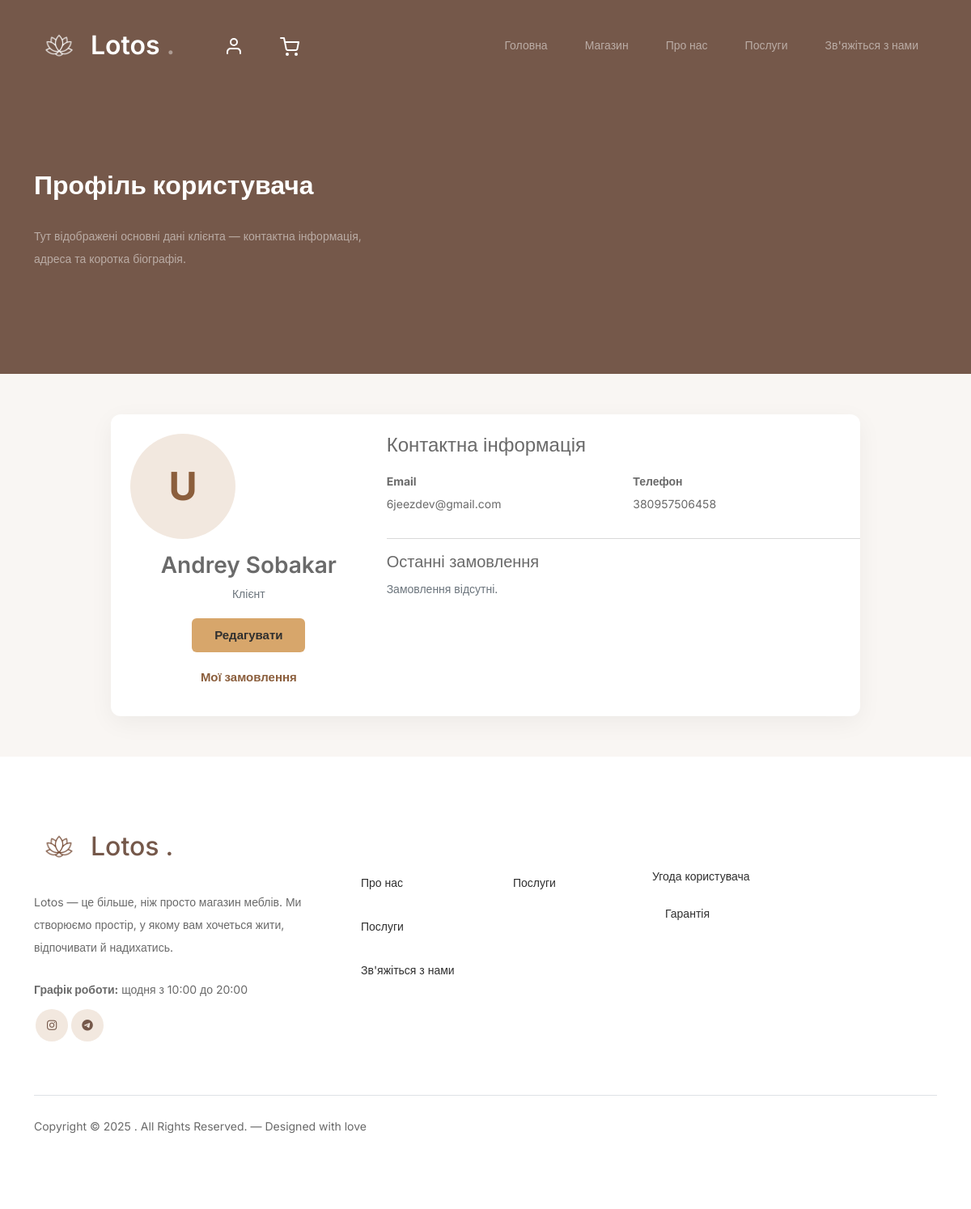
Page /profile (signed in) on the earlier database version.
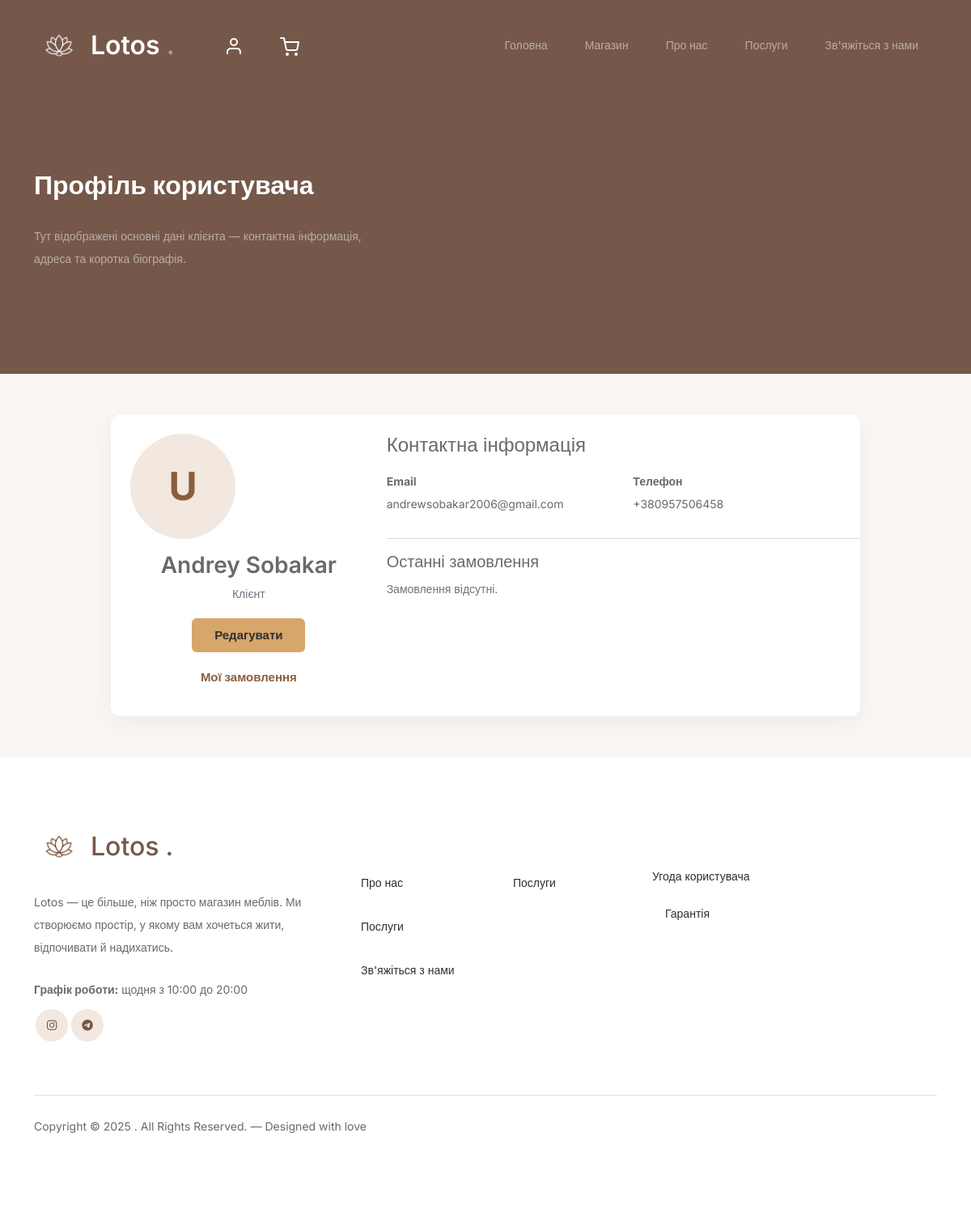
Same page on the later database version.
### models/models.py (models this page shows, shortened)
class User(Base):
    __tablename__ = "users"
    id = Column(Integer, primary_key=True)
    username = Column(String(150), unique=True, nullable=False)
    email = Column(String(255), unique=True, nullable=True)
    phone = Column(String(255), unique=True, nullable=False)
    hashed_password = Column(String(255), nullable=False)
    created_at = Column(DateTime, default=datetime.utcnow)
    cart = relationship(
        "Cart", back_populates="user", uselist=False, cascade="all, delete-orphan"
    )

### main.py (the view)
@app.route("/profile")
@login_required
def profile():
    db = SessionLocal()
    try:
        user = db.query(User).filter(User.id == session["user_id"]).first()
        if not user:
            session.clear()
            return redirect(url_for("auth.login"))
        return render_template("profile.html", user=user)
    finally:
        db.close()

### main.py (called while the page is built)
@app.context_processor
def inject_urls():
    return {
        "urls": {
            "delete_category": url_for("categories.delete_category"),
            "add_category": url_for("categories.add_category"),
        }
    }

### templates/profile.html (shortened to what this page needs)
<!DOCTYPE html>
<html lang="en">
  <head>
    <link href="{{url_for('static', filename='css/bootstrap.min.css')}}" rel="stylesheet" />
    <link
      href="https://cdnjs.cloudflare.com/ajax/libs/font-awesome/6.0.0-beta3/css/all.min.css"
      rel="stylesheet"
    />
    <link href="{{url_for('static', filename='css/tiny-slider.css')}}" rel="stylesheet" />
    <link href="{{url_for('static', filename='css/style.css')}}" rel="stylesheet" />
    <link rel="stylesheet" href="{{url_for('static', filename='css/profile.css')}}" />
  </head>
  <body>
    <nav class="custom-navbar navbar navbar-expand-md navbar-dark bg-dark" aria-label="Furni navigation bar">
      <div class="container position-relative d-flex justify-content-between align-items-center">
        <a class="navbar-brand d-flex align-items-center gap-2" href="{{ url_for('index') }}">
          <img src="{{ url_for('static', filename='images/lotos_white.png') }}" alt="Lotos Logo" style="height: 62px; width: auto;">
          Lotos<span>.</span>
        </a>
        <ul class="custom-navbar-cta navbar-nav mb-2 mb-md-0 d-flex flex-row profile-cart-icons">
          <li class="nav-item me-3">
            <a class="nav-link" href="{{ url_for('profile') }}">
              <img src="{{url_for('static', filename='images/user.svg')}}" />
            </a>
          </li>
          <li class="nav-item">
            <a class="nav-link" href="{{ url_for('cart') }}">
              <img src="{{url_for('static', filename='images/cart.svg')}}" />
            </a>
          </li>
        </ul>
        <div class="collapse navbar-collapse" id="navbarsFurni">
          <ul class="custom-navbar-nav navbar-nav ms-auto mb-2 mb-md-0">
            <li class="nav-item"><a class="nav-link" href="{{ url_for('index') }}">Головна</a></li>
            <li class="active"><a class="nav-link" href="{{ url_for('categories_view') }}">Магазин</a></li>
            <li><a class="nav-link" href="{{ url_for('about') }}">Про нас</a></li>
            <li><a class="nav-link" href="{{ url_for('services') }}">Послуги</a></li>
            <li><a class="nav-link" href="{{ url_for('contact') }}">Зв'яжіться з нами</a></li>
          </ul>
        </div>
      </div>
    </nav>
    <div class="hero">
      <div class="container">
        <div class="row align-items-center">
          <div class="col-md-7">
            <div class="intro-excerpt">
              <h1>Профіль користувача</h1>
              <p class="mb-0">Тут відображені основні дані клієнта — контактна інформація, адреса та коротка біографія.</p>
            </div>
          </div>
        </div>
      </div>
    </div>
    <section class="site-section">
      <div class="container">
        <div class="row justify-content-center">
          <div class="col-lg-10">
            <div class="profile-card p-4 d-flex flex-column flex-md-row gap-4">
              <div class="col-md-4 text-center profile-left">
                <div class="mb-3">
                  {% if user.avatar %}
                    <img src="{{ url_for('static', filename=user.avatar) }}" alt="Аватар" class="img-fluid profile-avatar rounded-circle" />
                  {% else %}
                    <div class="avatar-placeholder">
                      {{ (user.name or 'U')[0] }}
                    </div>
                  {% endif %}
                </div>
                <h3 class="mb-1">{{ user.username or "Пользователь" }}</h3>
                <p class="text-muted mb-3">{{ user.role or "Клієнт" }}</p>
                <div class="profile-actions d-flex justify-content-center gap-2">
                  <a href="{{ url_for('profile') }}" class="btn btn-secondary">Редагувати</a>
                  <a href="{{ url_for('services') }}" class="btn btn-white-outline">Мої замовлення</a>
                </div>
              </div>
              <div class="col-md-8 profile-meta">
                <h4 class="mb-3">Контактна інформація</h4>
                <div class="row">
                  <div class="col-sm-6 meta-row">
                    <strong>Email</strong>
                    <p class="mb-0">{{ user.email or "-" }}</p>
                  </div>
                  <div class="col-sm-6 meta-row">
                    <strong>Телефон</strong>
                    <p class="mb-0">{{ user.phone or "-" }}</p>
                  </div>
                </div>
                <hr />
                <h5 class="mb-2">Останні замовлення</h5>
                <div class="row g-3">
                  {% if orders %}
                    {% for o in orders[:3] %}
                      <div class="col-12 col-md-6">
                        <div class="p-3" style="background:#f9f9f9;border-radius:8px;">
                          <div class="d-flex justify-content-between">
                            <div>
                              <strong>Замовлення #{{ o.id }}</strong>
                              <div class="text-muted small">Статус: {{ o.status }}</div>
                            </div>
                            <div class="text-end">
                              <div class="product-price">₴{{ '%.2f'|format(o.total) }}</div>
                              <a href="{{ url_for('order_view', order_id=o.id) }}" class="small">Деталі</a>
                            </div>
                          </div>
                        </div>
                      </div>
                    {% endfor %}
                    {% if orders|length > 3 %}
                      <div class="col-12">
                        <a href="{{ url_for('services') }}" class="more">Показати всі замовлення</a>
                      </div>
                    {% endif %}
                  {% else %}
                    <div class="col-12">
                      <p class="text-muted">Замовлення відсутні.</p>
                    </div>
                  {% endif %}
                </div>
              </div>
            </div>
          </div>
        </div>
      </div>
    </section>
    <footer class="footer-section">
      <div class="container relative">
        <div class="row g-5 mb-5">
          <div class="col-lg-4">
  <div class="mb-4 footer-logo-wrap">
    <a href="{{ url_for('index') }}" class="footer-logo d-flex align-items-center gap-2">
      <img src="{{ url_for('static', filename='images/lotos_dark.png') }}" alt="Lotos Logo" style="height:62px; width:auto;">
      Lotos<span>.</span>
    </a>
  </div>
  <p class="mb-4">
    Lotos — це більше, ніж просто магазин меблів. Ми створюємо простір, у якому вам хочеться жити, відпочивати й надихатись.
  </p>
  <p class="mb-2">
    <strong>Графік роботи:</strong> щодня з 10:00 до 20:00
  </p>
  <ul class="list-unstyled custom-social">
    <li>
      <a href="https://www.instagram.com/lotos_mebel_ua"><span class="fa fa-brands fa-instagram"></span></a>
      <a href="https://t.me/Artem050620" target="_blank"><span class="fa fa-brands fa-telegram"></span></a>
    </li>
  </ul>
</div>
          <div class="col-lg-8">
            <div class="row links-wrap">
              <div class="col-6 col-sm-6 col-md-3">
                <ul class="list-unstyled">
                  <li><a class="nav-link" href="{{ url_for('about') }}">Про нас</a></li>
                  <li><a class="nav-link" href="{{ url_for('services') }}">Послуги</a></li>
                  <li><a class="nav-link" href="{{ url_for('contact') }}">Зв'яжіться з нами</a></li>
                </ul>
              </div>
              <div class="col-6 col-sm-6 col-md-3">
                <ul class="list-unstyled">
                  <li><a class="nav-link" href="{{ url_for('contact') }}">Послуги</a></li>
                </ul>
              </div>
              <div class="col-6 col-sm-6 col-md-3">
                <ul class="list-unstyled">
                  <li><a href="{{ url_for('terms') }}"> Угода користувача </a></li>
                  <li><a class="nav-link" href="{{ url_for('guarantee') }}">Гарантія</a></li>
                </ul>
              </div>
            </div>
          </div>
        </div>
        <div class="border-top copyright">
          <div class="row pt-4">
            <div class="col-lg-6">
              <p class="mb-2 text-center text-lg-start">
                Copyright &copy;
                . All Rights Reserved. &mdash; Designed with love
              </p>
            </div>
          </div>
        </div>
      </div>
    </footer>
  </body>
</html>

### static/css/style.css (style rules this page uses)
html, body { overflow-x: hidden; width: 100%; }
body { overflow-x: hidden; position: relative; }
body { font-family: "Inter", sans-serif; font-weight: 400; line-height: 28px; color: #6a6a6a; font-size: 14px; background-color: #f9f6f3; }
a { text-decoration: none; -webkit-transition: .3s all ease; -o-transition: .3s all ease; transition: .3s all ease; color: #2f2f2f; text-decoration: underline; }
.custom-navbar { background: #75584a !important; padding-top: 20px; padding-bottom: 20px; }
.custom-navbar .navbar-brand { font-size: 32px; font-weight: 600; }
.custom-navbar .navbar-brand > span { opacity: .4; }
@media (min-width: 992px) { .custom-navbar .custom-navbar-nav li { margin-left: 15px; margin-right: 15px; } }
.custom-navbar .custom-navbar-nav li a { font-weight: 500; color: #ffffff !important; opacity: .5; -webkit-transition: .3s all ease; -o-transition: .3s all ease; transition: .3s all ease; position: relative; }
@media (min-width: 768px) { .custom-navbar .custom-navbar-nav li a:before { content: ""; position: absolute; bottom: 0; left: 8px; right: 8px; background: #d7a66b; height: 5px; opacity: 1; visibility: visible; width: 0; -webkit-transition: .15s all ease-out; -o-transition: .15s all ease-out; transition: .15s all ease-out; } }
.custom-navbar .custom-navbar-nav li.active a { opacity: 1; }
.custom-navbar .custom-navbar-nav li.active a:before { width: calc(100% - 16px); }
.custom-navbar .custom-navbar-cta { margin-left: 0 !important; -webkit-box-orient: horizontal; -webkit-box-direction: normal; -ms-flex-direction: row; flex-direction: row; }
@media (min-width: 768px) { .custom-navbar .custom-navbar-cta { margin-left: 40px !important; } }
.custom-navbar .custom-navbar-cta li { margin-left: 0px; margin-right: 0px; }
.custom-navbar .custom-navbar-cta li:first-child { margin-right: 20px; }
.hero { background: #75584a; padding: calc(4rem - 30px) 0 0rem 0; }
@media (min-width: 768px) { .hero { padding: calc(4rem - 30px) 0 4rem 0; } }
@media (min-width: 992px) { .hero { padding: calc(8rem - 30px) 0 8rem 0; } }
.hero .intro-excerpt { position: relative; z-index: 4; }
@media (min-width: 992px) { .hero .intro-excerpt { max-width: 450px; } }
.hero h1 { font-weight: 700; color: #ffffff; margin-bottom: 30px; }
.hero p { color: rgba(255, 255, 255, 0.5); margin-botom: 30px; }
.btn { font-weight: 600; padding: 12px 30px; border-radius: 30px; color: #ffffff; background: #2f2f2f; border-color: #2f2f2f; }
.btn.btn-secondary { color: #2f2f2f; background: #d7a66b; border-color: #d7a66b; }
.btn.btn-white-outline { background: transparent; border-width: 2px; border-color: rgba(255, 255, 255, 0.3); }
.footer-section { padding: 80px 0; background: #ffffff; }
.footer-section .relative { position: relative; }
.footer-section a { text-decoration: none; color: #2f2f2f; -webkit-transition: .3s all ease; -o-transition: .3s all ease; transition: .3s all ease; }
.footer-section .links-wrap { margin-top: 0px; }
@media (min-width: 992px) { .footer-section .links-wrap { margin-top: 54px; } }
.footer-section .links-wrap ul li { margin-bottom: 10px; }
.footer-section .footer-logo-wrap .footer-logo { font-size: 32px; font-weight: 500; text-decoration: none; color: #75584a; }
.footer-section .custom-social li { margin: 2px; display: inline-block; }
.footer-section .custom-social li a { width: 40px; height: 40px; text-align: center; line-height: 40px; display: inline-block; background: #f2e8df; color: #75584a; border-radius: 50%; }
.footer-section .border-top { border-color: #f2e8df; }
.footer-section .border-top.copyright { font-size: 14px !important; }
.hero h1 { font-size: 32px; }
.profile-cart-icons { display: flex; flex-direction: row; gap: 1rem; }
.custom-navbar .custom-navbar-nav li.active a { opacity: 0.5; }
.custom-navbar .custom-navbar-nav li.active a:before { width: 0; }

Differences in the rows shown:
changed User "Andrey Sobakar": email "6jeezdev@gmail.com" → "andrewsobakar2006@gmail.com"; phone "380957506458" → "+380957506458"
